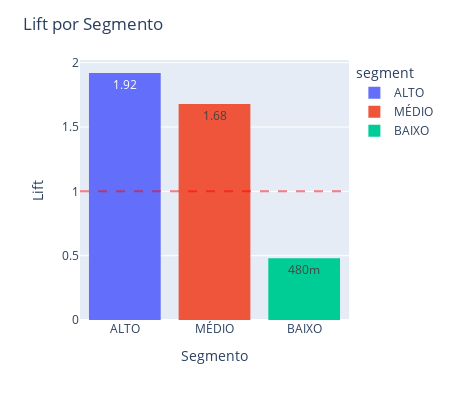

Notebook source saved alongside this figure:
### Code cell
fig_lift = px.histogram(
    df_metrics, 
    x='segment', 
    y='lift',
    color='segment',
    width=450,
    height=400,
    text_auto='.3s'
)

fig_lift.update_layout(
    title='Lift por Segmento',
    xaxis_title='Segmento',
    yaxis_title='Lift',
    showlegend=True,
    bargap=0.2
)

# Desenha uma linha horizontal em y=1
fig_lift.add_hline(
    y=1, 
    line_dash="dash", 
    line_color="red", 
    opacity=0.5
)

fig_lift.show()

### Figure 1 — Plotly figure (JSON) as saved in the notebook; plotly's stock layout.template omitted (floating-point values rounded to 4 significant figures)
{"data": [{"alignmentgroup": "True", "bingroup": "x", "histfunc": "sum", "hovertemplate": "segment=%{x}<br>sum of lift=%{y}<extra></extra>", "legendgroup": "ALTO", "marker": {"color": "#636efa", "pattern": {"shape": ""}}, "name": "ALTO", "offsetgroup": "ALTO", "orientation": "v", "showlegend": true, "texttemplate": "%{value:.3s}", "type": "histogram", "x": ["ALTO"], "xaxis": "x", "y": [1.92], "yaxis": "y"}, {"alignmentgroup": "True", "bingroup": "x", "histfunc": "sum", "hovertemplate": "segment=%{x}<br>sum of lift=%{y}<extra></extra>", "legendgroup": "MÉDIO", "marker": {"color": "#EF553B", "pattern": {"shape": ""}}, "name": "MÉDIO", "offsetgroup": "MÉDIO", "orientation": "v", "showlegend": true, "texttemplate": "%{value:.3s}", "type": "histogram", "x": ["MÉDIO"], "xaxis": "x", "y": [1.68], "yaxis": "y"}, {"alignmentgroup": "True", "bingroup": "x", "histfunc": "sum", "hovertemplate": "segment=%{x}<br>sum of lift=%{y}<extra></extra>", "legendgroup": "BAIXO", "marker": {"color": "#00cc96", "pattern": {"shape": ""}}, "name": "BAIXO", "offsetgroup": "BAIXO", "orientation": "v", "showlegend": true, "texttemplate": "%{value:.3s}", "type": "histogram", "x": ["BAIXO"], "xaxis": "x", "y": [0.48], "yaxis": "y"}], "layout": {"bargap": 0.2, "barmode": "relative", "height": 400, "legend": {"title": {"text": "segment"}, "tracegroupgap": 0}, "margin": {"t": 60}, "shapes": [{"line": {"color": "red", "dash": "dash"}, "opacity": 0.5, "type": "line", "x0": 0, "x1": 1, "xref": "x domain", "y0": 1, "y1": 1, "yref": "y"}], "showlegend": true, "title": {"text": "Lift por Segmento"}, "width": 450, "xaxis": {"anchor": "y", "categoryarray": ["ALTO", "MÉDIO", "BAIXO"], "categoryorder": "array", "domain": [0, 1], "title": {"text": "Segmento"}}, "yaxis": {"anchor": "x", "domain": [0, 1], "title": {"text": "Lift"}}}}
